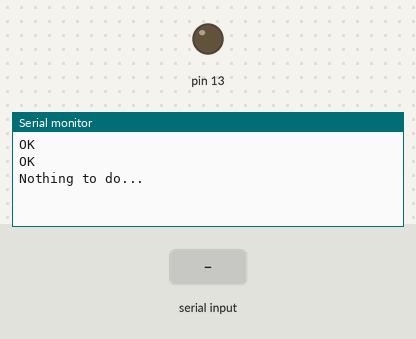
A sketch run on a simulated Arduino Uno, built with avr-gcc and run on an emulated ATmega328P. On the bench: output pins drawn as LEDs (lit = HIGH), the last lines printed to the serial monitor. The test bench sets the inputs (shaded band). The modem accepts every AT command (registered, SIM ready, sends succeed) and sends nothing else.

Above: at 2.2 s.
2.3 s: "SWITCH ON" received over the second serial link
At 3.8 s:
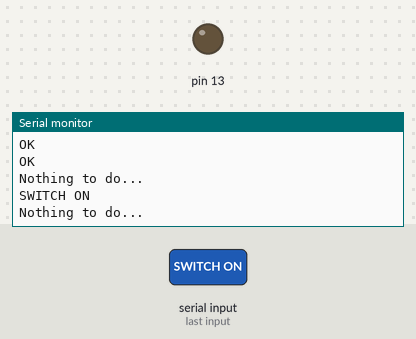
4.7 s: "SWITCH OFF" received over the second serial link
At 6.9 s:
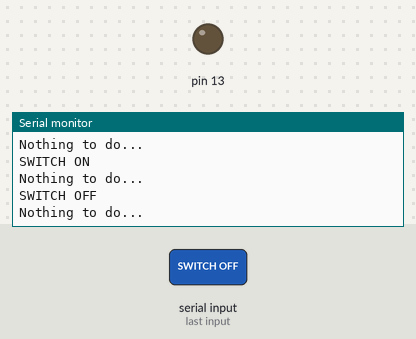
7.2 s: "1" received over the second serial link
At 9.6 s:
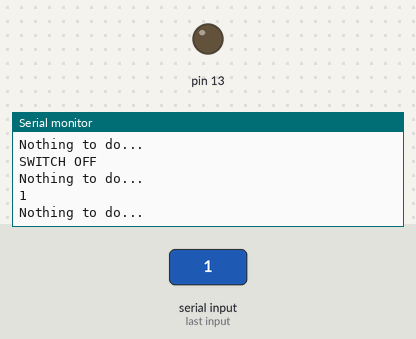

Measured:
- after the input at 2.3 s, the serial monitor: prints a new line after 1.0 s (image 1)
- after the input at 4.7 s, the serial monitor: prints a new line after 1.0 s (image 2)
- after the input at 7.2 s, the serial monitor: prints a new line after 1.0 s (image 3)

The sketch:

gsmLED_SMS.ino
```cpp
#include <SoftwareSerial.h>
SoftwareSerial cell(2,3);

void readfn()
   {
if (cell.available()) {
while (cell.available()) {
Serial.write(cell.read());
      }
       }
   }

void setup() {
pinMode(13,OUTPUT);
Serial.begin(9600);
cell.begin(9600);
cell.println("AT");
delay(1000);
readfn();
  //New SMS alert
cell.println("AT+CNMI=1,2,0,0,0");
 }


void loop() {
if(cell.available())
 {
  String message =cell.readString();
Serial.println(message);
if(message.indexOf("SWITCH ON")>0)
  {
digitalWrite(13,HIGH);
  }
else if(message.indexOf("SWITCH OFF")>0)
  {
digitalWrite(13,LOW);
  }
else
  {
Serial.println ("Nothing to do...");
  }
}
}
```
